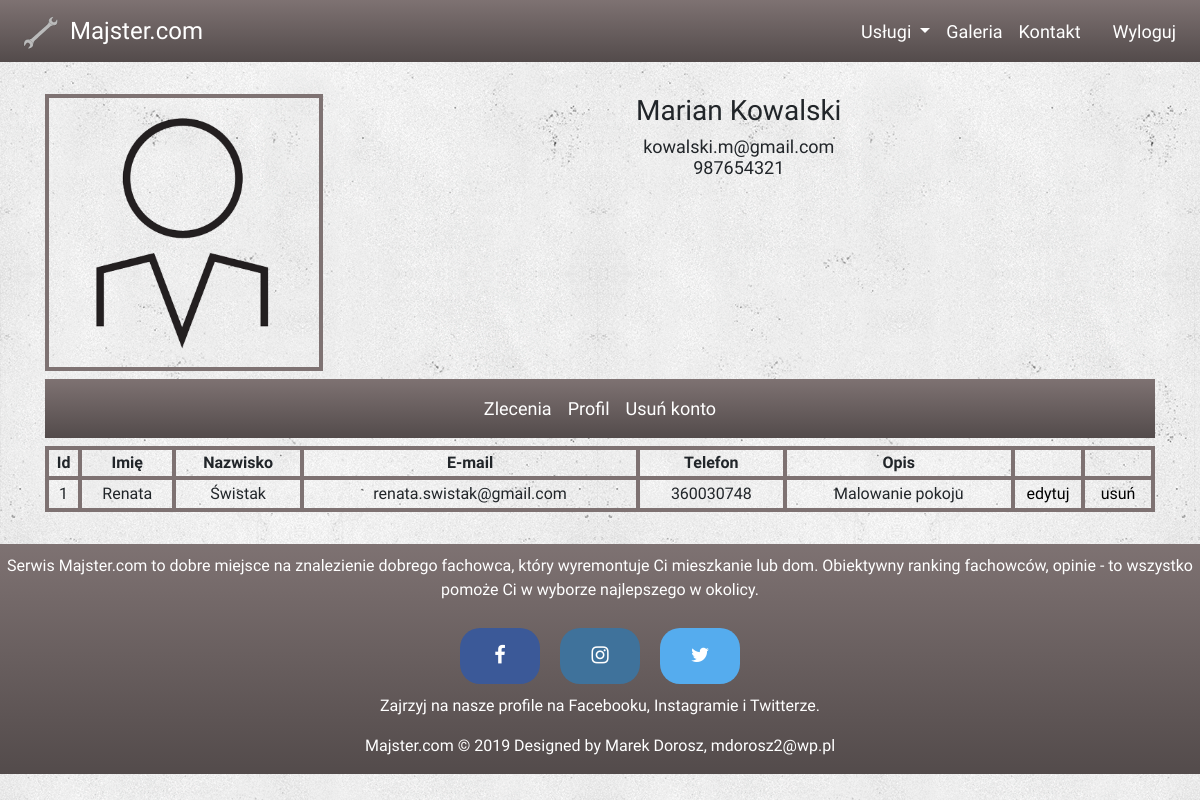
/account.php (signed in), run on the app's committed database.
### tables this page shows
CREATE TABLE `account_marian` (
  `id` int(11) NOT NULL,
  `firstname` text NOT NULL,
  `lastname` text NOT NULL,
  `email` text NOT NULL,
  `telephone` text NOT NULL,
  `content` text NOT NULL
);

### account.php (the view, shortened to what this page needs)
<!DOCTYPE html>
<html lang="pl">
<head>
    <link rel="stylesheet" href="https://stackpath.bootstrapcdn.com/bootstrap/4.3.1/css/bootstrap.min.css">
    <link rel="stylesheet" type="text/css" href="style.css">
    <link rel="stylesheet" type="text/css" href="navbar.css">
    <link rel="stylesheet" type="text/css" href="account_style.css">
    <link rel="stylesheet" type="text/css" href="socialmedia.css">
    <link rel='stylesheet' href='https://use.fontawesome.com/releases/v5.7.0/css/all.css'>
    <link rel="stylesheet" href="https://cdnjs.cloudflare.com/ajax/libs/font-awesome/4.7.0/css/font-awesome.min.css">
</head>
<body>
    <div class="main-section">
        <header class="header">
            <nav class="navbar navbar-expand-md">
                <a class="navbar-brand" href="index.php">
                    <img src="/images/logo.svg" width="100%" height="100%" />
                    Majster.com
                </a>
                <div class="collapse navbar-collapse ml-auto justify-content-end" id="collapsibleNavbar">
                    <ul class="navbar-nav">
                        <li class="nav-item dropdown">
                            <a class="nav-link dropdown-toggle" href="#" id="navbardrop" data-toggle="dropdown">
                                Usługi
                            </a>
                        </li>
                        <li class="nav-item">
                            <a class="nav-link" href="gallery.php">Galeria</a>
                        </li>
                        <li class="nav-item">
                            <a class="nav-link" href="contact.php">Kontakt</a>
                        </li>
                        <li class="nav-item">
                            <a class="nav-link"></a>
                        </li>
                        <li class="nav-item">
                            <?php
                            if (!isset($_SESSION['LOGGED'])) {
                                echo '<a class="nav-link" href="account.php">Logowanie</a>';
                            } else {
                                echo '<a class="nav-link" href="logout.php">Wyloguj</a>';
                            }
                            ?>
                        </li>
                    </ul>
                </div>
            </nav>
        </header>
        <div style="height:62px"></div>
        <div class="container" id="content">
            <div class="row no-gutters">
                <div class="col-4 col-lg-3 account-picture">
                    <img src="images/account/profile-picture.png" width="100%" height="100%">
                </div>
                <div class="col-8 col-lg-9 account-data">
                    <h2>
                        <?php
                        echo $_SESSION['FIRSTNAME'];
                        echo $_SESSION['LASTNAME'];
                        ?>
                    </h2>
                    <h5>
                        <?php
                        echo $_SESSION['EMAIL'];
                        echo "<br />";
                        echo $_SESSION['TELEPHONE'];
                        ?>
                    </h5>
                </div>
            </div>
            <div class="account-menu">
                <nav class="navbar navbar-expand">
                    <div class="collapse navbar-collapse justify-content-center">
                        <ul class="navbar-nav">
                            <li class="nav-item">
                                <a class="account-link nav-link" href="#">Zlecenia</a>
                            </li>
                            <li class="nav-item">
                                <a class="account-link nav-link" href="#">Profil</a>
                            </li>
                            <li class="nav-item">
                                <a id="deleteAccount" class="account-link nav-link" onClick="deleteClick()" href="#">Usuń konto</a>
                            </li>
                        </ul>
                    </div>
                </nav>
            </div>
            <div class="row no-gutters" style="margin-top:4px;">
                <?php
                require_once "database_connection.php";
                $connection = mysqli_connect($servername, $username, $password);
                mysqli_query($connection, "SET CHARSET utf8");
                mysqli_query($connection, "SET NAMES 'utf8' COLLATE 'utf8_polish_ci'");
                mysqli_select_db($connection, $database);
                $accountTable = "account_" . strtolower($_SESSION["LOGGED_USER"]);
                $sql = "SELECT * FROM $accountTable";
                $result = $connection->query($sql);
                if ($result == null) {
                    echo '<h2>Brak wyników</h2>';
                } else if ($result->num_rows > 0) {
                    echo '<table>';
                    echo '<tr>';
                    echo '<th>Id</th>';
                    echo '<th>Imię</th>';
                    echo '<th>Nazwisko</th>';
                    echo '<th>E-mail</th>';
                    echo '<th>Telefon</th>';
                    echo '<th>Opis</th>';
                    echo '<th style="width:70px"></th>';
                    echo '<th style="width:70px"></th>';
                    echo '</tr>';
                    while ($row = $result->fetch_assoc()) {
                        $button_edit = '<form action="account.php" method="post"><input type="hidden" name="EDIT" value="' . $row["id"] . '" /><input type="submit" value="edytuj" /></form>';
                        $button_delete = '<form action="account.php" method="post"><input type="hidden" name="DELETE" value="' . $row["id"] . '" /><input type="submit" value="usuń" /></form>';
                        if (isset($_POST["EDIT"]) && $_POST["EDIT"] == $row["id"]) {
                            echo "<tr>";
                            echo '<form action="database_edit_record.php" method="post">';
                            echo '<td>' . $row["id"] . '</td>';
                            echo '<td><input type="text" name="FIRSTNAME" value="' . $row["firstname"] . '"></td>';
                            echo '<td><input type="text" name="LASTNAME" value="' . $row["lastname"] . '"></td>';
                            echo '<td><input type="text" name="EMAIL" value="' . $row["email"] . '"></td>';
                            echo '<td><input type="text" name="TELEPHONE" value="' . $row["telephone"] . '"></td>';
                            echo '<td><input type="text" name="CONTENT" value="' . $row["content"] . '"></td>';
                            echo '<td><input type="hidden" name="EDIT" value="' . $row["id"] . '" /><input type="submit" value="zapisz" /></td>';
                            echo "</form>";
                            echo '<td><form action="account.php" method="post"><input type="hidden" name="id" value="" /><input type="submit" value="anuluj" /></form></td>';
                            echo "</tr>";
                        } else {
                            echo '<tr>';
                            echo '<td>' . $row["id"] . '</td>';
                            echo '<td>' . $row["firstname"] . '</td>';
                            echo '<td>' . $row["lastname"] . '</td>';
                            echo '<td>' . $row["email"] . '</td>';
                            echo '<td>' . $row["telephone"] . '</td>';
                            echo '<td>' . $row["content"] . '</td>';
                            if (isset($_POST["DELETE"]) && $_POST["DELETE"] == $row["id"]) {
                                echo '<td><form action="database_delete_record.php" method="post"><input type="hidden" name="DELETE" value="' . $row["id"] . '" /><input type="submit" value="usuń" /></td></form>';
                                echo '<td><form action="account.php" method="post"><input type="hidden" name="id" value="" /><input type="submit" value="anuluj" /></form></td>';
                            } else {
                                echo "<td>$button_edit</td>";
                                echo "<td>$button_delete</td>";
                            }
                            echo '</tr>';
                        }
                    }
                    echo '</table>';
                } else {
                    echo '<h2>Brak wyników</h2>';
                }
                ?>
            </div>
        </div>
        <footer class="footer">
            <div class="row no-gutters">
                <div class="col-sm-12">
                    <p>Serwis Majster.com to dobre miejsce na znalezienie dobrego fachowca, który wyremontuje Ci
                        mieszkanie lub dom. Obiektywny ranking fachowców, opinie - to wszystko pomoże Ci w wyborze najlepszego
                        w okolicy.</p>
                </div>
            </div>
            <div class="row no-gutters justify-content-sm-center">
                <div class="col-sm-9 col-md-6 col-xl-3">
                    <a class="social-media-button" href="http://www.facebook.com">
                        <div class="facebook"><i class="fa fa-facebook"></i></div>
                    </a>
                    <a class="social-media-button" href="http://www.instagram.com">
                        <div class="instagram"><i class="fa fa-instagram"></i></div>
                    </a>
                    <a class="social-media-button" href="http://www.twitter.com">
                        <div class="twitter"><i class="fa fa-twitter"></i></div>
                    </a>
                </div>
            </div>
            <div class="row no-gutters">
                <div class="col-sm-12">
                    <p>Zajrzyj na nasze profile na Facebooku, Instagramie i Twitterze.</p>
                    <p>Majster.com © 2019 Designed by Marek Dorosz, mdorosz2@wp.pl</p>
                </div>
            </div>
        </footer>
    </div>
</body>
</html>

### style.css (style rules this page uses)
* { box-sizing: border-box; }
html { scroll-behavior: smooth; }
body { margin: 0; font-family: 'Chivo', sans-serif; background: url("images/concrete_wall.png"); background-repeat: repeat; position: center; }
h2 { font-size: 28px; }
h5 { font-size: 18px; }
.header { padding: 0; position: fixed; top: 0; background-image: linear-gradient(#7e7272, #534b4b); width: 100%; font-size: 18px; color: #fff; z-index: 1; }
.header a { color: #fff; }
.container { padding-top: 94px; padding-bottom: 32px; margin-top: -62px; }
footer { position: relative; background-image: linear-gradient(#7e7272, #534b4b); padding: 10px 0 0 0; text-align: center; color: white; }

### navbar.css (style rules this page uses)
.navbar-brand { display: block; float: left; height: auto; font-size: 24px; }
.navbar-brand img { width: 48px; }

### account_style.css (style rules this page uses)
.account-picture { border: 4px solid #7e7272; }
.account-data { text-align: center; }
.account-menu { margin: 8px 0; background-image: linear-gradient(#7e7272, #534b4b); width: 100%; font-size: 18px; color: #fff; z-index: 1; }
.account-menu a { color: #fff; }
table { width: 100%; text-align: center; }
td, th { border: 4px solid #7e7272; }

### socialmedia.css (style rules this page uses)
.facebook { background-color: #3B5998; }
.instagram { background-color: #3F729B; }
.twitter { background-color: #55ACEE; }
.social-media-button { float: left; width: 33.33%; padding: 10px; }
.social-media-button div { color: #FFFFFF; font-family: Helvetica Neue, Arial, sans-serif; padding: 16px 0; font-weight: bold; border-radius: 20px; transition: ease-in-out 0.2s; }
.social-media-button i { font-size: 20px; }

### account.php (style rules this page uses)
input { box-sizing: border-box; border: none; background-color: white; }
input[type="submit"] { box-sizing: border-box; border: none; background: transparent; }

### data on the page
account_marian: id "1", firstname "Renata", lastname "Świstak", email "renata.swistak@gmail.com", telephone "360030748", content "Malowanie pokoju"

### other printed values
$_SESSION['FIRSTNAME'] "Marian"
$_SESSION['LASTNAME'] "Kowalski"
$_SESSION['EMAIL'] "kowalski.m@gmail.com"
$_SESSION['TELEPHONE'] "987654321"
